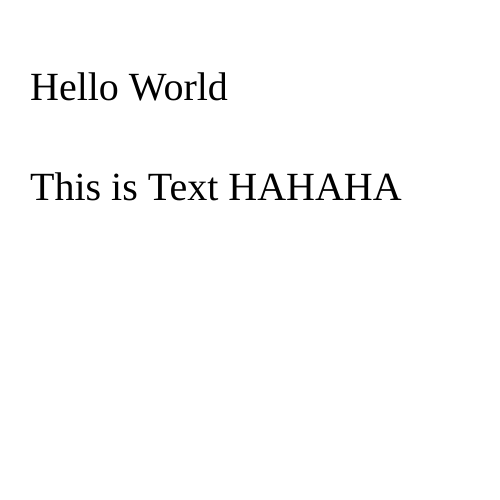
Frame 1 (no input)
Frame 60 (no input): identical to frame 1, image omitted
Frame 120 (the mouse pressed at the canvas centre since frame 60): identical to frame 1, image omitted

The p5.js sketch that drew this single still picture (run headless with seeded random() and noise() and a simulated clock; from frame 60 on, the mouse is pressed at the canvas centre):

// p5.js sketch
// ── sketch.js
//Text Example

function setup() {
  //determine font specs
  createCanvas(500, 500);
  textSize(40);
  textFont('Georgia');
}

function draw() {
  background(255);
  //write text
  text("Hello World", 30, 100);
  text("This is Text HAHAHA", 30, 200);
}
